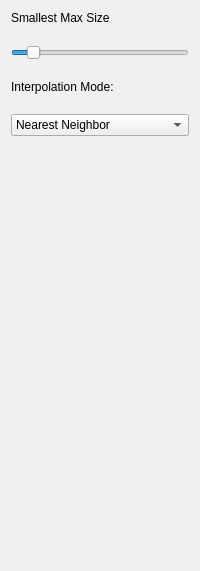
              <widget class="QWidget" name="smallest">
               <layout class="QVBoxLayout" name="verticalLayout_110">
                <property name="spacing">
                 <number>20</number>
                </property>
                <item>
                 <widget class="QLabel" name="label_139">
                  <property name="text">
                   <string>Smallest Max Size</string>
                  </property>
                 </widget>
                </item>
                <item>
                 <widget class="QSlider" name="smallest_size">
                  <property name="minimum">
                   <number>1</number>
                  </property>
                  <property name="value">
                   <number>10</number>
                  </property>
                  <property name="orientation">
                   <enum>Qt::Horizontal</enum>
                  </property>
                 </widget>
                </item>
                <item>
                 <widget class="QLabel" name="label_140">
                  <property name="text">
                   <string>Interpolation Mode:</string>
                  </property>
                 </widget>
                </item>
                <item>
                 <widget class="QComboBox" name="smallest_inter_options">
                  <item>
                   <property name="text">
                    <string>Nearest Neighbor</string>
                   </property>
                  </item>
                  <item>
                   <property name="text">
                    <string>Bilinear</string>
                   </property>
                  </item>
                  <item>
                   <property name="text">
                    <string>Bicubic</string>
                   </property>
                  </item>
                  <item>
                   <property name="text">
                    <string>Lanczos</string>
                   </property>
                  </item>
                 </widget>
                </item>
                <item>
                 <spacer name="verticalSpacer_16">
                  <property name="orientation">
                   <enum>Qt::Vertical</enum>
                  </property>
                  <property name="sizeHint" stdset="0">
                   <size>
                    <width>20</width>
                    <height>424</height>
                   </size>
                  </property>
                 </spacer>
                </item>
               </layout>
              </widget>
